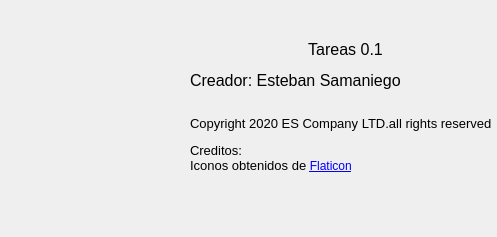
<?xml version="1.0" encoding="UTF-8"?>
<ui version="4.0">
 <class>Acerca_de</class>
 <widget class="QDialog" name="Acerca_de">
  <property name="geometry">
   <rect>
    <x>0</x>
    <y>0</y>
    <width>497</width>
    <height>237</height>
   </rect>
  </property>
  <property name="minimumSize">
   <size>
    <width>497</width>
    <height>237</height>
   </size>
  </property>
  <property name="maximumSize">
   <size>
    <width>497</width>
    <height>237</height>
   </size>
  </property>
  <property name="windowTitle">
   <string>Acerca de</string>
  </property>
  <property name="windowIcon">
   <iconset resource="Resources.qrc">
    <normaloff>:/Resources/informacion.png</normaloff>:/Resources/informacion.png</iconset>
  </property>
  <widget class="QWidget" name="widget" native="true">
   <property name="geometry">
    <rect>
     <x>20</x>
     <y>30</y>
     <width>121</width>
     <height>161</height>
    </rect>
   </property>
   <property name="styleSheet">
    <string notr="true">image: url(:/Resources/bloc.png);</string>
   </property>
  </widget>
  <widget class="QLabel" name="label">
   <property name="geometry">
    <rect>
     <x>190</x>
     <y>40</y>
     <width>311</width>
     <height>151</height>
    </rect>
   </property>
   <property name="text">
    <string>&lt;html&gt;&lt;head/&gt;&lt;body&gt;&lt;p align=&quot;center&quot;&gt;&lt;span style=&quot; font-size:12pt;&quot;&gt;Tareas 0.1&lt;/span&gt;&lt;/p&gt;&lt;p&gt;&lt;span style=&quot; font-size:12pt;&quot;&gt;Creador: Esteban Samaniego&lt;/span&gt;&lt;/p&gt;&lt;p&gt;&lt;br/&gt;&lt;span style=&quot; font-size:10pt;&quot;&gt;Copyright 2020 ES Company LTD.all rights reserved&lt;/span&gt;&lt;/p&gt;&lt;p&gt;&lt;span style=&quot; font-size:10pt;&quot;&gt;Creditos:&lt;br/&gt;Iconos obtenidos de &lt;/span&gt;&lt;a href=&quot;https://www.flaticon.es/&quot;&gt;&lt;span style=&quot; text-decoration: underline; color:#0000ff;&quot;&gt;Flaticon&lt;/span&gt;&lt;/a&gt;&lt;/p&gt;&lt;/body&gt;&lt;/html&gt;</string>
   </property>
   <property name="alignment">
    <set>Qt::AlignLeading|Qt::AlignLeft|Qt::AlignTop</set>
   </property>
   <property name="openExternalLinks">
    <bool>true</bool>
   </property>
  </widget>
 </widget>
 <resources>
  <include location="Resources.qrc"/>
 </resources>
 <connections/>
</ui>
